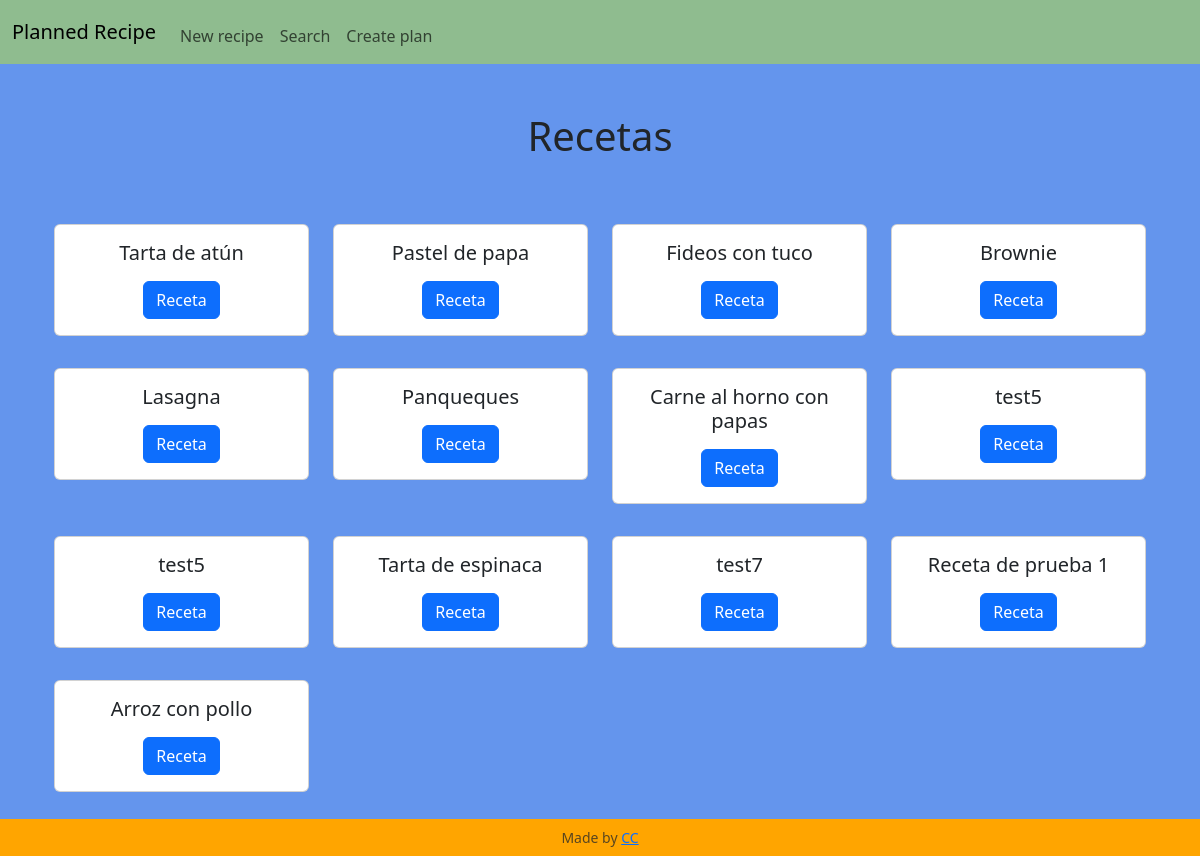
Before: / with the older database file.
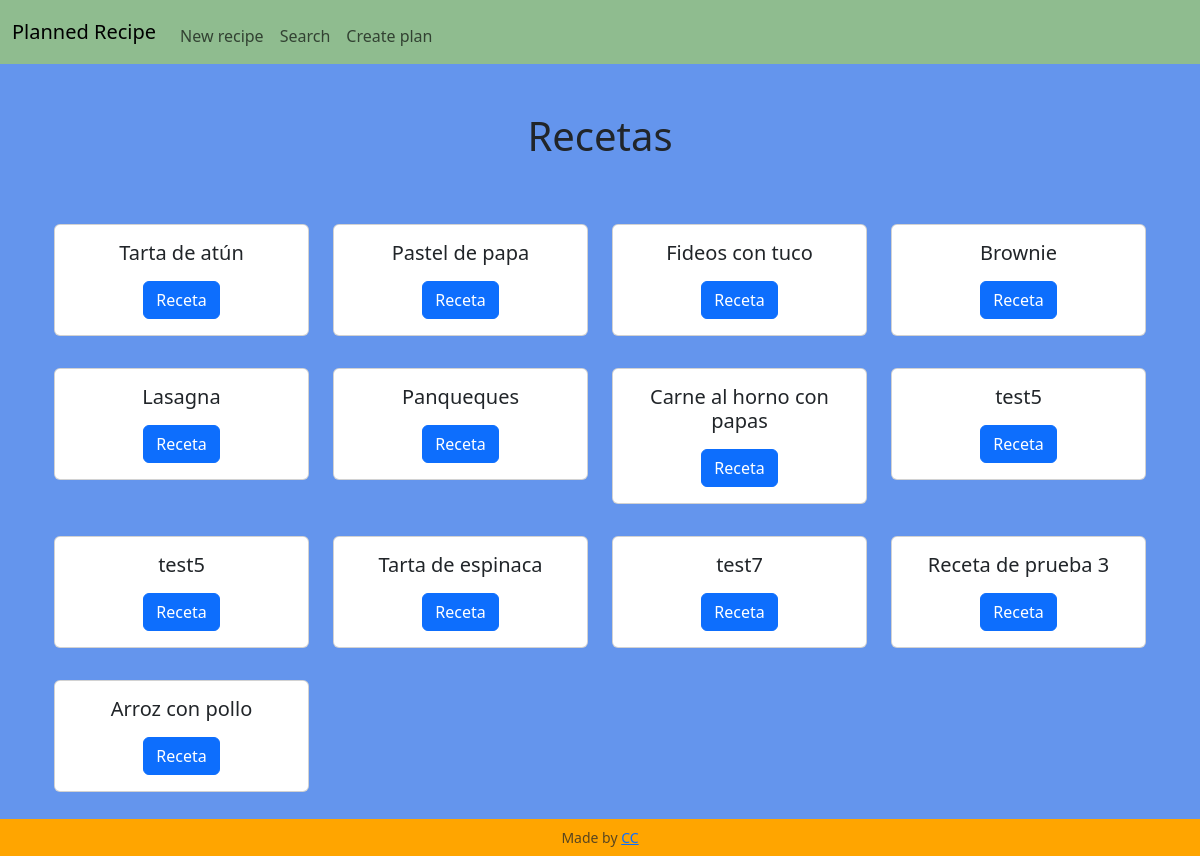
After: the same page with the newer database file.
### tables this page shows
CREATE TABLE recipes (id INTEGER PRIMARY KEY AUTOINCREMENT NOT NULL, name TEXT NOT NULL, instructions TEXT NOT NULL);

### app.py (the view)
@app.route('/', methods=["GET", "POST"])
def index():
    if request.method == "POST":
        id = request.form.get("id")
        cur = db_connect()
        cur.execute("SELECT * FROM recipes WHERE id = ?", (id,))
        recipe = cur.fetchall()
        cur.execute("SELECT ing_used.quantity, ingredients.name AS ing_name, units.name AS unit_name FROM ing_used JOIN ingredients ON ingredients.id = ing_used.ing_id JOIN units ON units.id = ing_used.unit_id WHERE ing_used.recipe_id = ?", (id,))
        ing_used = cur.fetchall()
        db_close(cur)
        return render_template("recipe.html", recipe=recipe, ing_used=ing_used)
    else:
        cur = db_connect()
        cur.execute("SELECT id, name FROM recipes")
        rows = cur.fetchall()
        db_close(cur)
        return render_template("index.html", rows=rows)

### app.py (called while the page is built)
def db_connect():
    con = sqlite3.connect("meal_planner.db")
    con.row_factory = sqlite3.Row
    cur = con.cursor()
    return cur

def db_close(con):
    con.close()

@app.after_request
def after_request(response):
    response.headers["Cache-Control"] = "no-cache, no-store, must-revalidate"
    response.headers["Expires"] = 0
    response.headers["Pragma"] = "no-cache"
    return response

### templates/index.html (shortened to what this page needs)
{% extends "layout.html" %}
{% block main %}
    <h1 class="mb-5 text-center">Recetas</h1>
    <section class="container-fluid text-center">
        <div class="row">
            {% for row in rows %}
                <div class="col-md-3 my-3">
                    <div class="card">
                        <div class="card-body">
                            <h5 class="card-title mb-3">{{ row["name"] }}</h5>
                            <form action="/" method="post">
                                <button type="submit" class="btn btn-primary">Receta</button>
                            </form>
                        </div>
                    </div>
                </div>
            {% endfor %}
        </div>
    </section>
{% endblock %}

### templates/layout.html (shortened to what this page needs)
<!DOCTYPE html>
<html lang="es">
    <head>
        <link href="https://cdn.jsdelivr.net/npm/bootstrap@5.3.3/dist/css/bootstrap.min.css" rel="stylesheet">
        <link rel="stylesheet" href="https://cdn.jsdelivr.net/npm/bootstrap-icons@1.11.3/font/bootstrap-icons.min.css">
        <link href="/static/styles.css" rel="stylesheet">
    </head>
    <body>
        <nav class="navbar navbar-expand-md">
            <div class="container-fluid">
                <a class="navbar-brand" href="/">Planned Recipe</a>
                <div class="collapse navbar-collapse" id="navbar">
                    <ul class="navbar-nav me-auto mt-2">
                        <li class="nav-item"><a class="nav-link" href="/create_recipe">New recipe</a></li>
                        <li class="nav-item"><a class="nav-link" href="/search">Search</a></li>
                        <li class="nav-item"><a class="nav-link" href="/create_plan">Create plan</a></li>
                    </ul>
                </div>
            </div>
        </nav>
        <main class="container py-5">
            {% block main %}{% endblock %}
        </main>
        <footer class="fixed-bottom">
            <p class="my-2 small text-center text-muted">
                Made by <a href="https://github.com/CarolinaCampi">CC</a>
            </p>
        </footer>
    </body>
</html>

### static/styles.css (style rules this page uses)
body { background-color: cornflowerblue; }
nav { background-color: darkseagreen; }
footer { background-color: orange; }

Changed rows visible on the page:
changed recipes: name "Receta de prueba 1" → "Receta de prueba 3"
